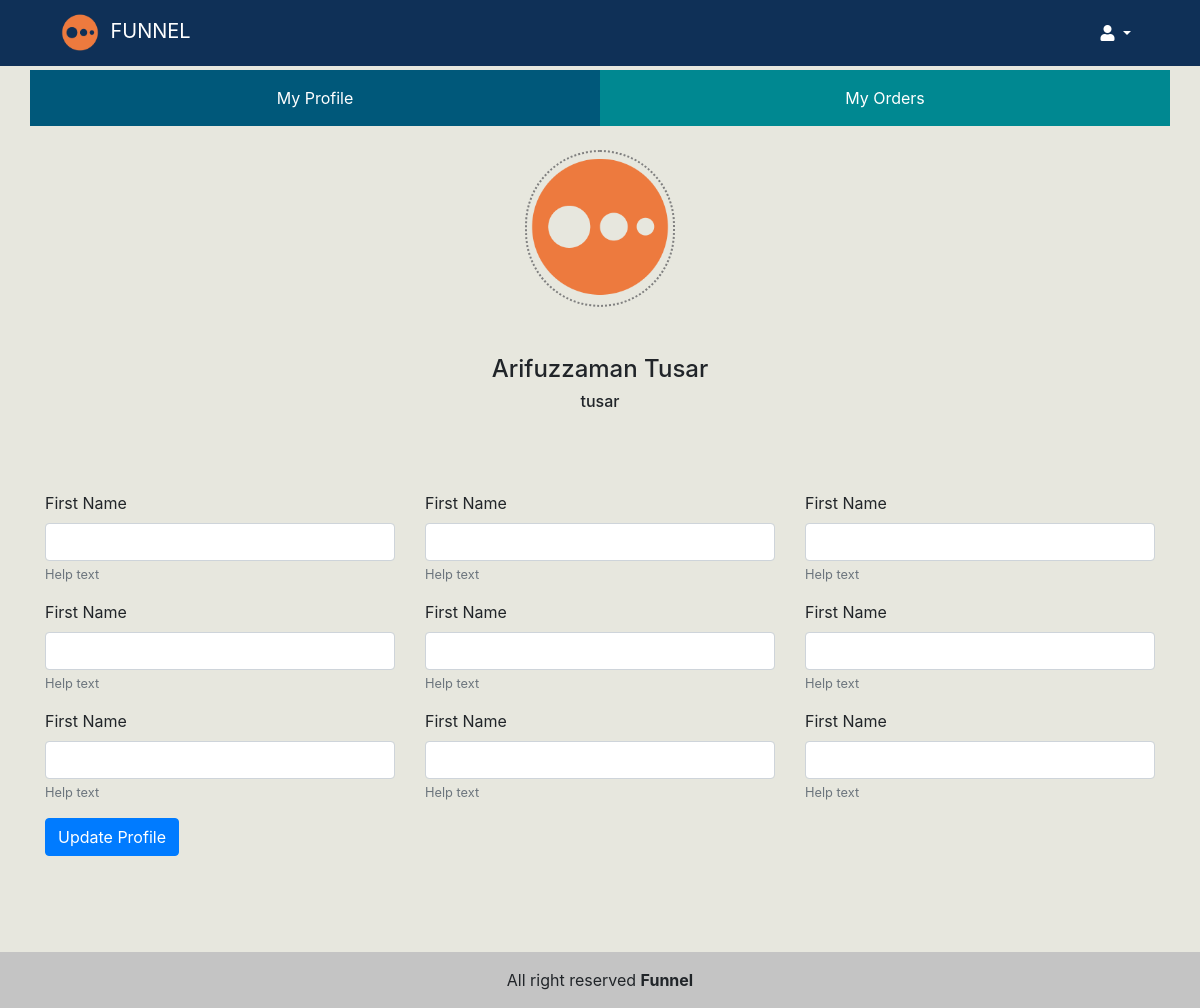
Screenshot of /dashboard.php (signed in) with the database file from the repository.
### tables this page shows
CREATE TABLE `user` (
  `id` int(20) NOT NULL,
  `username` varchar(100) NOT NULL,
  `firstname` varchar(100) NOT NULL,
  `lastname` varchar(100) NOT NULL,
  `email` varchar(100) NOT NULL,
  `phone` varchar(100) NOT NULL,
  `bio` longtext NOT NULL,
  `city` varchar(100) NOT NULL,
  `birthday` varchar(100) NOT NULL,
  `gender` varchar(100) NOT NULL,
  `password` varchar(100) NOT NULL,
  `avater_image` varchar(200) NOT NULL
);

### login-session.php (called while the page is built, shortened)
<?php
    if(isset($_SESSION['username_session']))
    {
        $logged_user=  $_SESSION['username_session'];
        include "inc/connection.php";
        $admin_query = " SELECT * FROM `user` WHERE username LIKE '$logged_user' ";
        $result= mysqli_query($con,$admin_query);
        if (mysqli_num_rows($result) > 0) {
            while($row = mysqli_fetch_assoc($result)) {
                $username = $row["username"];
                $fname = $row["firstname"];
                $lname = $row["lastname"];
            }
        }
    }
    else
    {
        header("location:login.php");
    }
?>

### dashboard.php (the view)
<?php
include 'inc/header.php';
?>
<?php
require_once('login-session.php');
?>
<div class="container">
    <div class="row">
        <a class="col-6 text-center p-3 tab tab-active" href="dashboard.php">
            My Profile
        </a>
        <a class="col-6 text-center p-3 tab" href="orders.php">
            My Orders
        </a>
    </div>
</div>
<div class="container">
    <div class="image text-center p-4">
        <img class="text-center" width="150px" style="border-radius: 100px; border: 2px dotted grey;" src="images/logo/favicon.png" alt="">
        <div class="p-4"></div>
        <h4><?php echo $fname."&nbsp;".$lname ?></h4>
        <h6><?php echo $username ?></h6>
        <div class="p-4"></div>
    </div>
</div>
<form action="" method="POST">
    <div class="container">
        <div class="row">
            <div class="col-md-4 col-sm-4">
                <div class="form-group">
                    <label for="">First Name</label>
                    <input type="text" class="form-control" name="" id="" aria-describedby="emailHelpId" placeholder="">
                    <small id="emailHelpId" class="form-text text-muted">Help text</small>
                </div>
            </div>
            <div class="col-md-4 col-sm-4">
                <div class="form-group">
                    <label for="">First Name</label>
                    <input type="text" class="form-control" name="" id="" aria-describedby="emailHelpId" placeholder="">
                    <small id="emailHelpId" class="form-text text-muted">Help text</small>
                </div>
            </div>
            <div class="col-md-4 col-sm-4">
                <div class="form-group">
                    <label for="">First Name</label>
                    <input type="text" class="form-control" name="" id="" aria-describedby="emailHelpId" placeholder="">
                    <small id="emailHelpId" class="form-text text-muted">Help text</small>
                </div>
            </div>
            <div class="col-md-4 col-sm-4">
                <div class="form-group">
                    <label for="">First Name</label>
                    <input type="text" class="form-control" name="" id="" aria-describedby="emailHelpId" placeholder="">
                    <small id="emailHelpId" class="form-text text-muted">Help text</small>
                </div>
            </div>
            <div class="col-md-4 col-sm-4">
                <div class="form-group">
                    <label for="">First Name</label>
                    <input type="text" class="form-control" name="" id="" aria-describedby="emailHelpId" placeholder="">
                    <small id="emailHelpId" class="form-text text-muted">Help text</small>
                </div>
            </div>
            <div class="col-md-4 col-sm-4">
                <div class="form-group">
                    <label for="">First Name</label>
                    <input type="text" class="form-control" name="" id="" aria-describedby="emailHelpId" placeholder="">
                    <small id="emailHelpId" class="form-text text-muted">Help text</small>
                </div>
            </div>
            <div class="col-md-4 col-sm-4">
                <div class="form-group">
                    <label for="">First Name</label>
                    <input type="text" class="form-control" name="" id="" aria-describedby="emailHelpId" placeholder="">
                    <small id="emailHelpId" class="form-text text-muted">Help text</small>
                </div>
            </div>
            <div class="col-md-4 col-sm-4">
                <div class="form-group">
                    <label for="">First Name</label>
                    <input type="text" class="form-control" name="" id="" aria-describedby="emailHelpId" placeholder="">
                    <small id="emailHelpId" class="form-text text-muted">Help text</small>
                </div>
            </div>
            <div class="col-md-4 col-sm-4">
                <div class="form-group">
                    <label for="">First Name</label>
                    <input type="text" class="form-control" name="" id="" aria-describedby="emailHelpId" placeholder="">
                    <small id="emailHelpId" class="form-text text-muted">Help text</small>
                </div>
            </div>
        </div>
        <button type="submit" class="btn btn-primary">Update Profile</button>
    </div>
</form>
<div class="p-5"></div>
<?php
include 'inc/footer.php';
?>

### css/style.css (style rules this page uses)
body { background: #e7e7de; }
.tab { background: #008891; color: white; }
.tab-active { background: #00587a; }

### rows the page displays
user: firstname "Arifuzzaman", lastname "Tusar", username "tusar"
